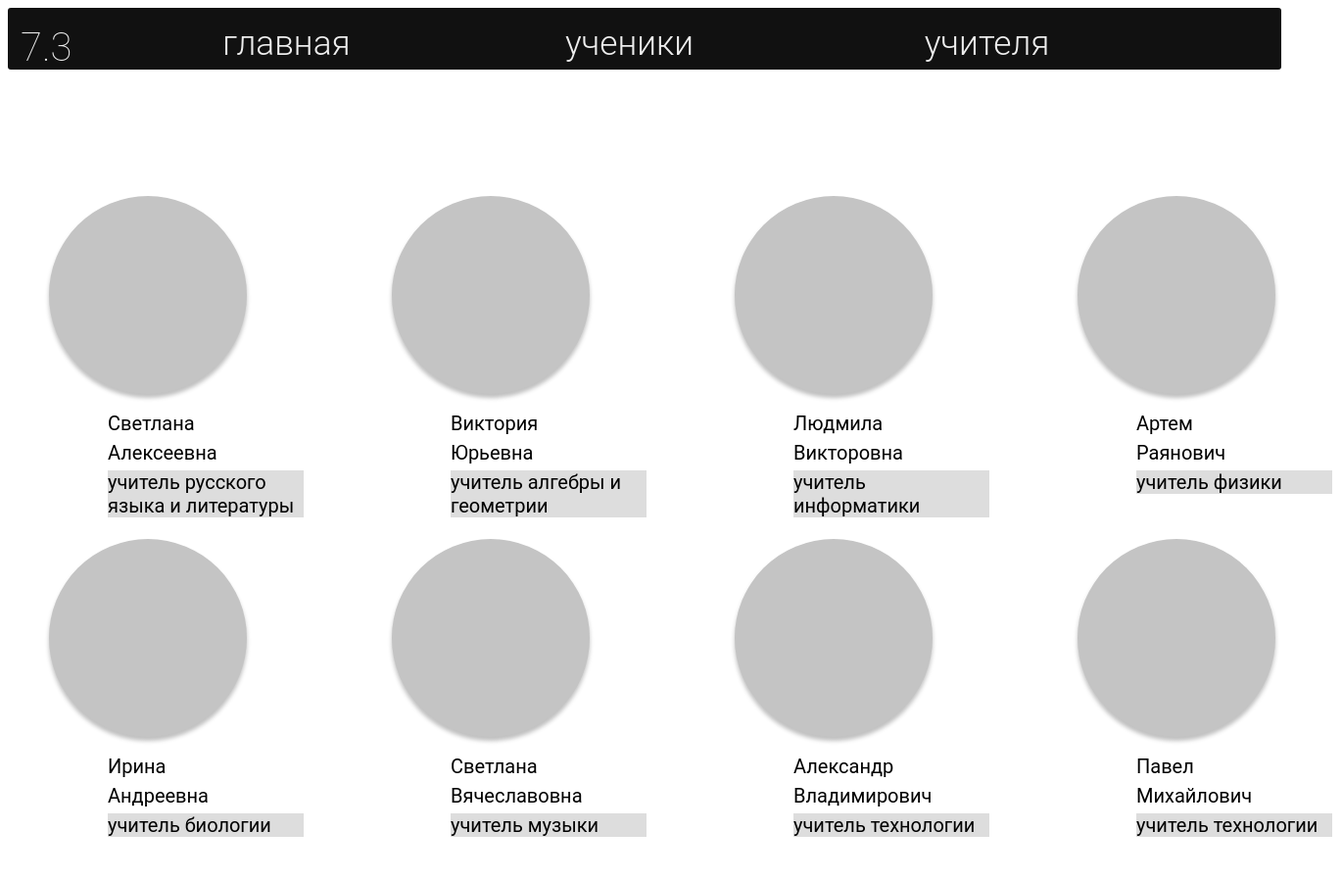
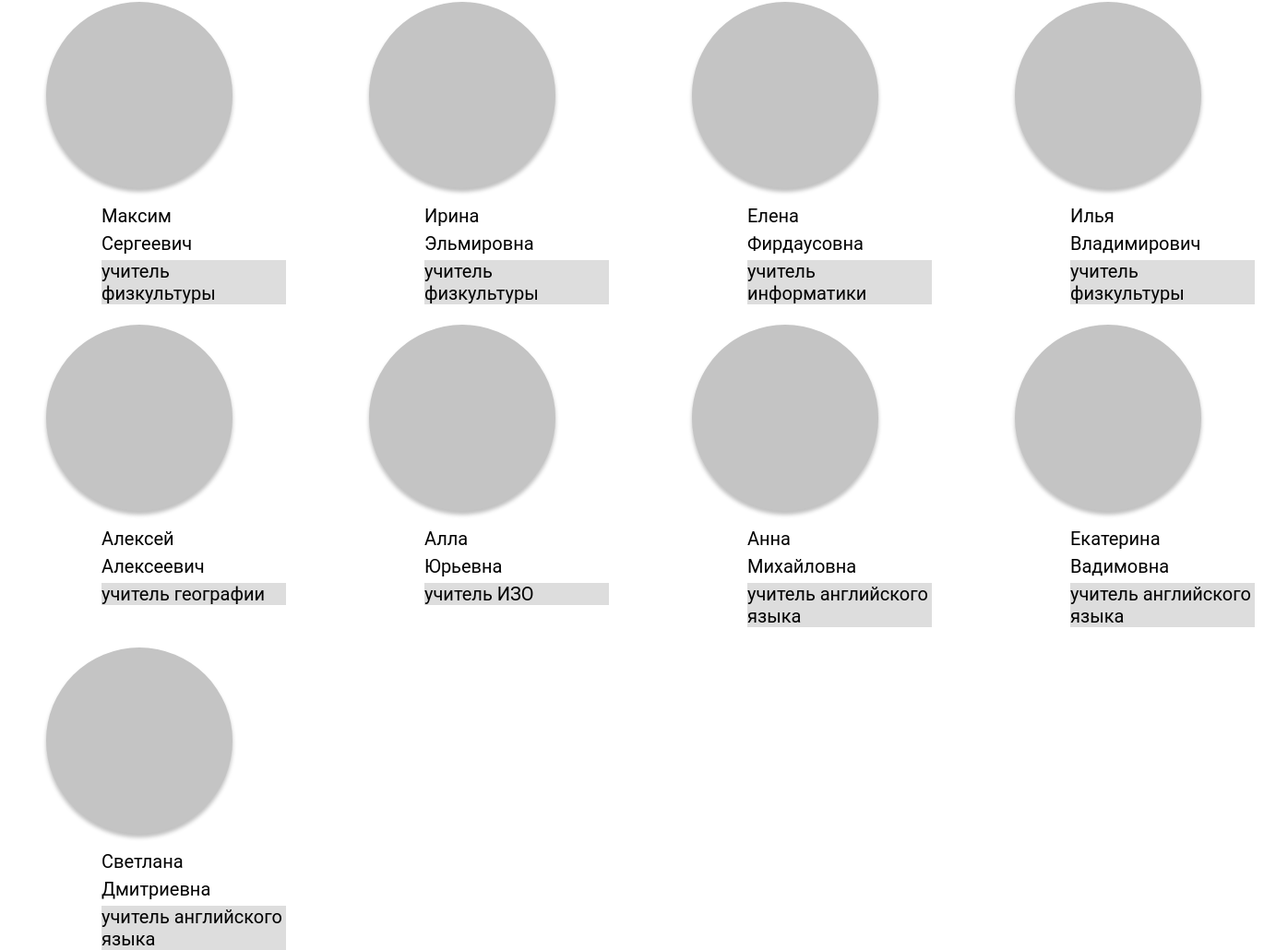
The page /teachers on the database its author committed (2 pictures, top to bottom).
### app/models.py (models this page shows, shortened)
class Teachers(models.Model):
    name = models.CharField('имя учителя', max_length=50)
    middle_name = models.CharField('отчество', max_length=100)
    description = models.CharField('описание', max_length=200)

### app/views.py (the view)
# urls.py: path('teachers', views.RenderTeachers, name='teachers')
def RenderTeachers(request):
    return rendering(request, Teachers, 'app/teachers.html', 'teachers')

### site_for_school/templates/app/teachers.html (shortened to what this page needs)
{% extends 'app/base.html' %}
    {% block content %}
        {% for i in teachers %}
             <div class="ellipse" style = 'top:{{ i.position.ellipsey }}px; left:{{ i.position.ellipsex }}px'></div>
            <div class = 'fonts'>
                <div style = 'position:absolute;top:{{ i.position.namey.namey }}px; left:{{ i.position.namex }}px'>
                    {{ i.object.name }}
                </div>
                <div style = 'position:absolute;top:{{ i.position.namey.surnamey }}px; left:{{ i.position.namex }}px'>
                    {{ i.object.middle_name }}
                </div>
                <div style = 'background-color:#DDD;position:absolute;top:{{ i.position.namey.birthdayy }}px; left:{{ i.position.namex }}px; width: 200px;'>
                    {{ i.object.description }}
                </div>
            </div>
        {% endfor %}
    {% endblock %}

### site_for_school/static/css/styles.css (style rules this page uses)
.ellipse { display: inline-block; position: absolute; left: 63px; top: 580px; width: 202px; height: 202px; border-radius: 50%; background: #C4C4C4; box-shadow: 0px 4px 4px rgba(0, 0, 0, 0.25); }
.fonts { font-size:20px; font-family:Roboto, Arial; }

### rows shown on the page
Teachers: object.name "Светлана", object.middle_name "Алексеевна", object.description "учитель русского языка и литературы"
Teachers: object.name "Виктория", object.middle_name "Юрьевна", object.description "учитель алгебры и геометрии"
Teachers: object.name "Людмила", object.middle_name "Викторовна", object.description "учитель информатики"
Teachers: object.name "Артем", object.middle_name "Раянович", object.description "учитель физики"
Teachers: object.name "Ирина", object.middle_name "Андреевна", object.description "учитель биологии"
Teachers: object.name "Светлана", object.middle_name "Вячеславовна", object.description "учитель музыки"
Teachers: object.name "Александр", object.middle_name "Владимирович", object.description "учитель технологии"
Teachers: object.name "Павел", object.middle_name "Михайлович", object.description "учитель технологии"
Teachers: object.name "Максим", object.middle_name "Сергеевич", object.description "учитель физкультуры"
Teachers: object.name "Ирина", object.middle_name "Эльмировна", object.description "учитель физкультуры"
Teachers: object.name "Елена", object.middle_name "Фирдаусовна", object.description "учитель информатики"
Teachers: object.name "Илья", object.middle_name "Владимирович", object.description "учитель физкультуры"
Teachers: object.name "Алексей", object.middle_name "Алексеевич", object.description "учитель географии"
Teachers: object.name "Алла", object.middle_name "Юрьевна", object.description "учитель ИЗО"
Teachers: object.name "Анна", object.middle_name "Михайловна", object.description "учитель английского языка"
Teachers: object.name "Екатерина", object.middle_name "Вадимовна", object.description "учитель английского языка"
Teachers: object.name "Светлана", object.middle_name "Дмитриевна", object.description "учитель английского языка"
